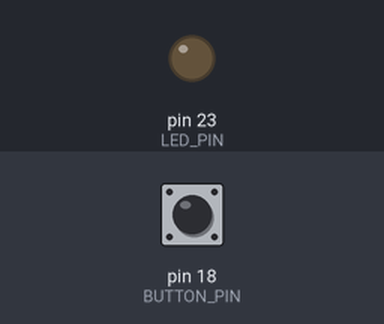
This sketch was run on a simulated Arduino Mega 2560, built with avr-gcc and run on an emulated ATmega2560. Parts: output pins drawn as LEDs (lit = HIGH). The test bench sets the inputs (shaded band); at power-on: pin 18 (BUTTON_PIN) HIGH.

Above: at 1.2 s.
1.3 s: pin 18 (BUTTON_PIN) pulled LOW for 0.15 s
At 1.37 s:
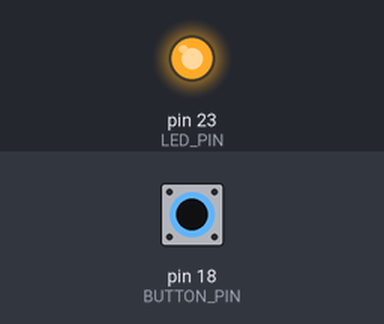
2.9 s: pin 18 (BUTTON_PIN) pulled LOW for 3.2 s
At 7.4 s:
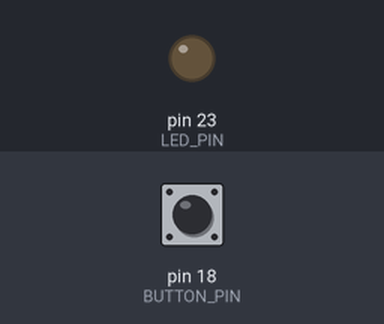
Timing chart, 0 to 8.9 s (numbered marks = the images above; inputs shaded):
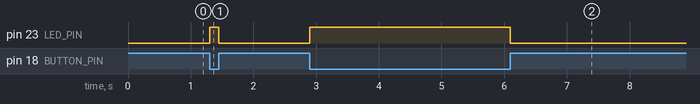

The sketch:

4_Pull_Up_Button_Control_Led.ino
```cpp
//USING PULL-UP BUTTON INPUT TO CONTROL A LED.
//WHEN PRESSED, LED SWITCHED ON; VICE VERSA.
const int LED_PIN = 23;
const int BUTTON_PIN = 18;

void setup() {
  pinMode(LED_PIN, OUTPUT);
  pinMode(BUTTON_PIN, INPUT_PULLUP);
}

void loop() {
  int buttonState = digitalRead(BUTTON_PIN);

  if (buttonState == LOW) {
    digitalWrite(LED_PIN, HIGH);
  } else {
    digitalWrite(LED_PIN, LOW);
  }
}
```

Measured:
- after the input at 1.3 s, pin 23 (LED_PIN): LOW → HIGH at once, → LOW 0.15 s later
- after the input at 2.9 s, pin 23 (LED_PIN): LOW → HIGH at once, → LOW 3.2 s later
